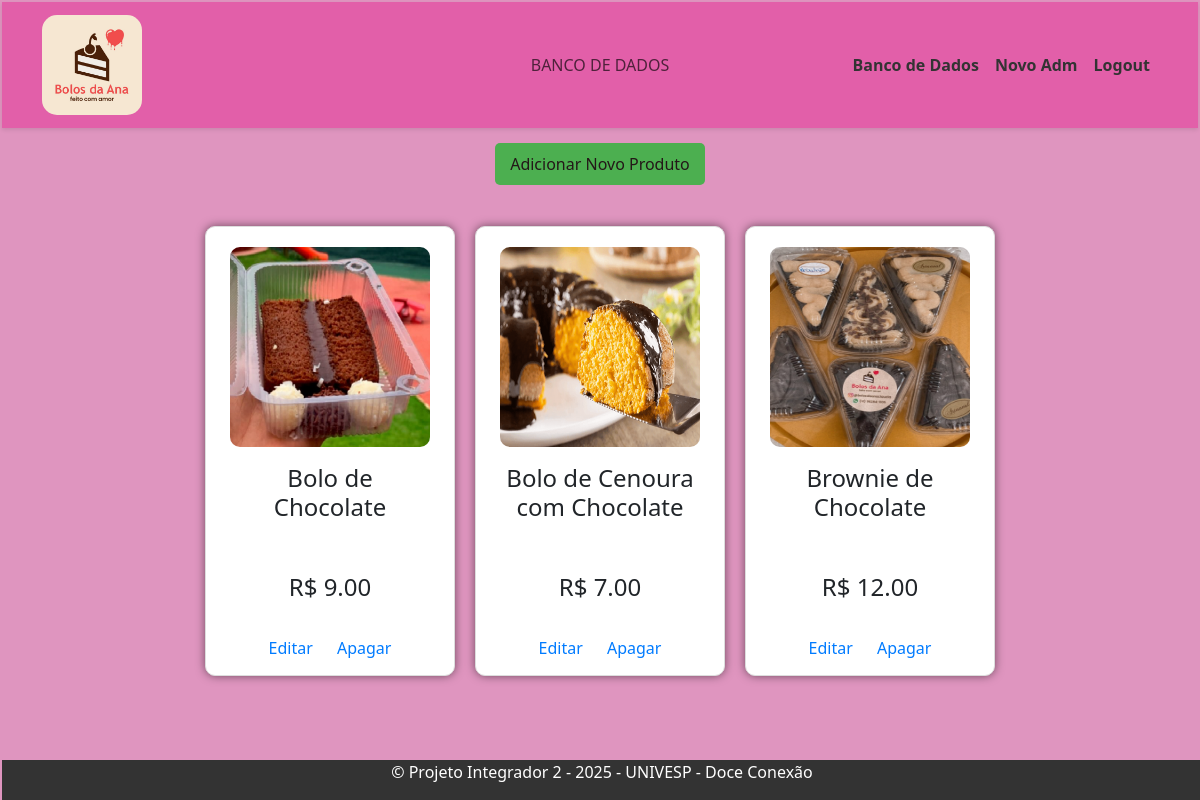
Page /admin (signed in) on the earlier database version.
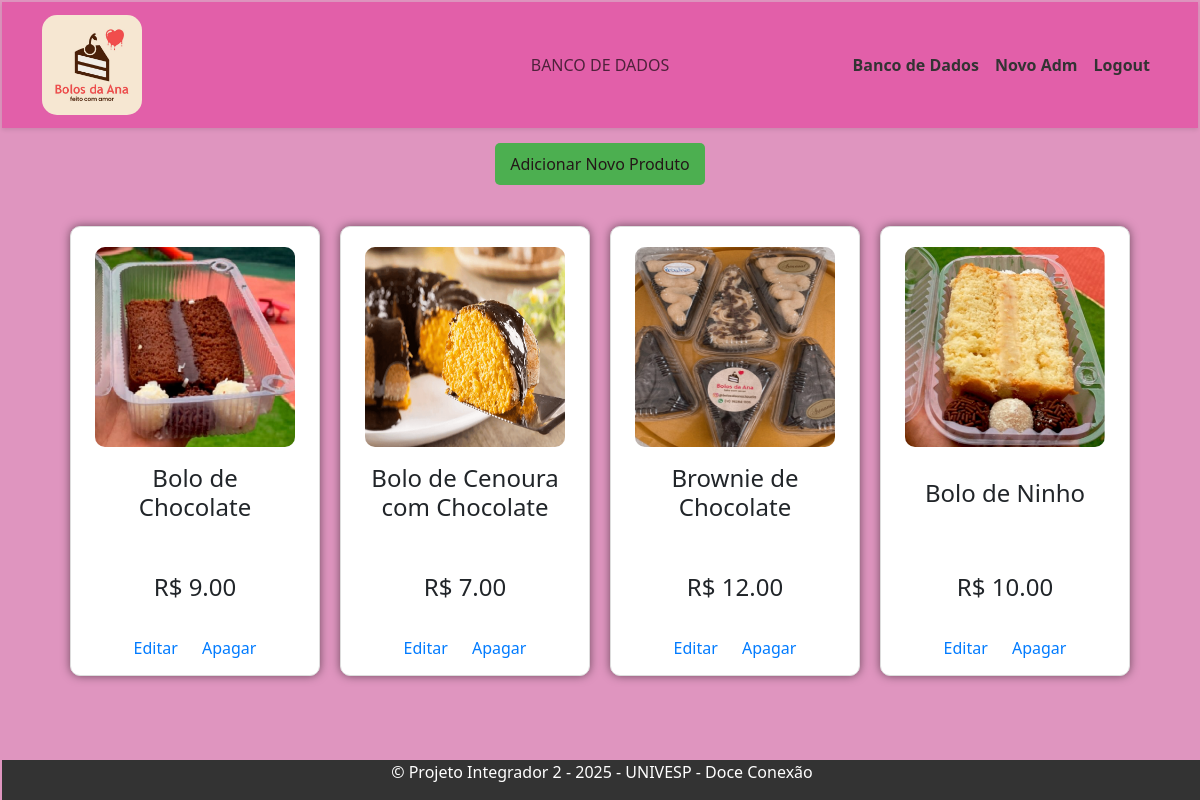
Same page on the later database version.
### app.py (models this page shows)
class Produto(db.Model):
    id = db.Column(db.Integer, primary_key=True)
    nome = db.Column(db.String(100), nullable=False)
    categoria = db.Column(db.String(50), nullable=False)
    preco = db.Column(db.Float, nullable=False)
    estoque = db.Column(db.Integer, nullable=False)
    imagem = db.Column(db.String(200))
    descricao = db.Column(db.String(200), nullable=False)

### app.py (the view)
    @app.route('/admin')
    @login_required
    def admin():
        produtos = Produto.query.all()
        return render_template('admin.html', produtos=produtos)

### app.py (called while the page is built)
@login_manager.user_loader
def load_user(user_id):
    return User.query.get(int(user_id))

### templates/admin.html (shortened to what this page needs)
{% extends "base_bd.html" %}
{% block content %}
    <div style="text-align: center;">
        <br>
        <a  style="background-color: #4CAF50; color: rgb(36, 24, 24); padding: 10px 15px; text-decoration: none; border-radius: 5px;"
            href="{{ url_for('novo_produto') }}">Adicionar Novo Produto</a>
    </div>
    <div class="produtos">
        {% for produto in produtos %}
        <div class="produto">
            <img src="{{ produto.imagem }}" alt="{{ produto.nome }}" title="{{produto.descricao}}">
            <div class="nome_produto">
                <h4>{{ produto.nome }}</h4>
            </div>
            <div class="preco_pos">
                <h4>R$ {{ "%.2f"|format(produto.preco) }}</h4>
            </div>
            <div class="botoes_produto_rodape">
                <a href="{{ url_for('editar_produto', id=produto.id) }}">Editar</a>
                <a href="{{ url_for('apagar_produto', id=produto.id) }}">Apagar</a>
            </div>
        </div>
        {% endfor %}
    </div>
{% endblock %}

Differences in the rows shown:
added Produto: imagem (picture), nome "Bolo de Ninho", preco "10.00"
